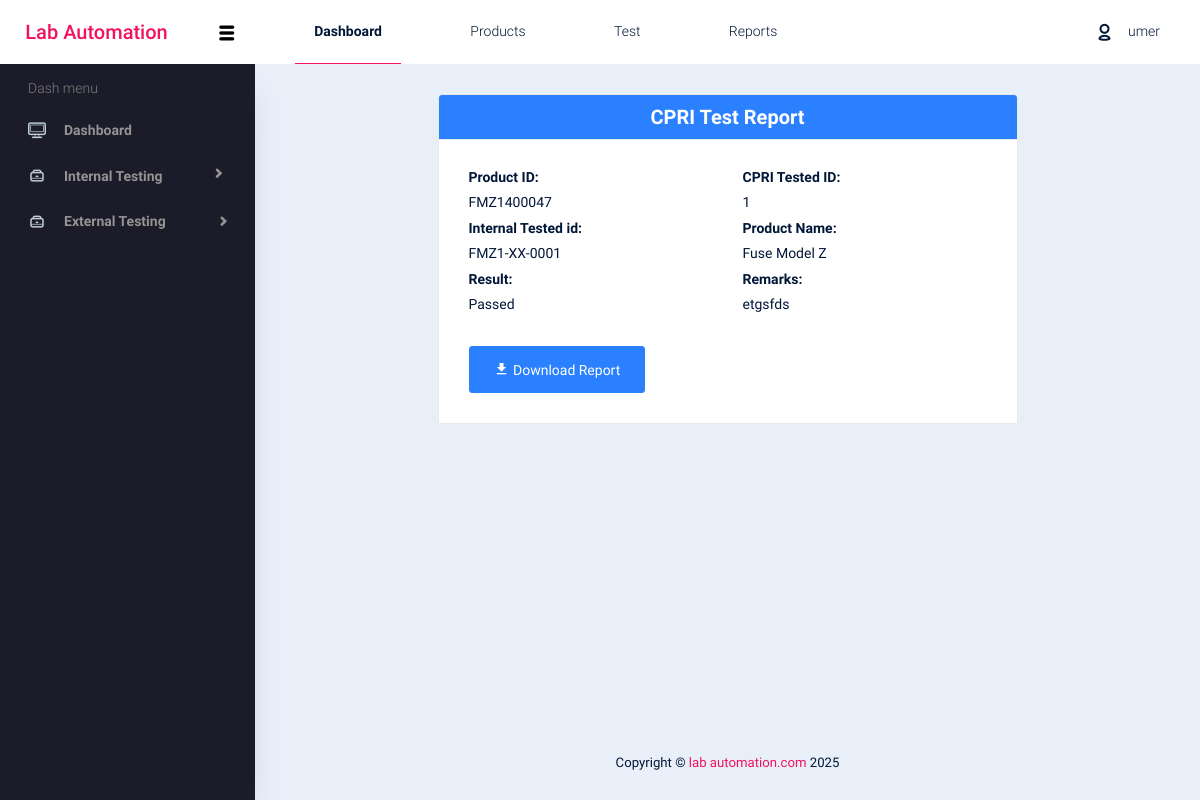
Screenshot of /cpri-test-report.php?prodid=2 (signed in) with the database file from the repository.
### tables this page shows
CREATE TABLE `products` (
  `id` int(11) NOT NULL,
  `product_id` char(10) DEFAULT NULL,
  `product_name` varchar(50) NOT NULL,
  `product_type_id` int(11) NOT NULL,
  `revision_code` char(2) NOT NULL,
  `manufacturing_number` char(5) NOT NULL,
  `manufactured_date` date NOT NULL,
  `created_at` timestamp NOT NULL DEFAULT current_timestamp(),
  `Uploaded_by` varchar(30) NOT NULL
);

CREATE TABLE `cpri_test_results` (
  `id` int(11) NOT NULL,
  `cpri_test_id` int(11) DEFAULT NULL,
  `test_date` date DEFAULT NULL,
  `status` enum('Passed','Failed') NOT NULL,
  `remarks` text DEFAULT NULL
);

CREATE TABLE `cpri_tests` (
  `id` int(11) NOT NULL,
  `product_id` varchar(10) DEFAULT NULL,
  `test_id` varchar(20) DEFAULT NULL,
  `sent_at` datetime DEFAULT current_timestamp(),
  `approved` enum('Pending','Approved','Rejected') DEFAULT 'Pending'
);

### cpri-test-report.php (the view, shortened to what this page needs)
<!DOCTYPE html>
<html lang="en">
<head>
    <link rel="stylesheet" href="vendors/typicons.font/font/typicons.css">
    <link rel="stylesheet" href="vendors/css/vendor.bundle.base.css">
    <link rel="stylesheet" href="css/vertical-layout-light/style.css">
    <link href="https://cdn.jsdelivr.net/npm/@mdi/font@7.2.96/css/materialdesignicons.min.css" rel="stylesheet">
</head>
<body>
    <div class="container-scroller">
        <?php include 'components/navBar.php'; ?>
        <div class="container-fluid page-body-wrapper">
            <?php include 'components/sideBar.php'; ?>
            <div class="main-panel">
                <div class="content-wrapper" style="display: flex; justify-content: center;">
                    <div class="row justify-content-center">
                        <div class="col-md-8">
                            <div class="card" id="htmlContent">
                                <div class="card-header bg-info text-white">
                                    <h3 class="text-center mb-0 font-weight-bold">CPRI Test Report</h3>
                                </div>
                                <?php
                                include "config.php";
                                $id = $_GET['prodid'];
                                $sql = "SELECT
                                    ctr.cpri_test_id,
                                    p.product_id,
                                    p.product_name,
                                    ct.test_id,
                                    ctr.status,
                                    ctr.remarks
                                    FROM
                                    products AS p
                                    INNER JOIN
                                    cpri_tests AS ct ON p.product_id = ct.product_id
                                    INNER JOIN
                                    cpri_test_results AS ctr ON ct.id = ctr.cpri_test_id
                                    WHERE ctr.id = {$id}";
                                $result = mysqli_query($connect, $sql);
                                if ($row = mysqli_fetch_assoc($result)) {
                                    ?>
                                    <div class="card-body">
                                        <div class="row">
                                            <div class="col-md-6">
                                                <h5 class="font-weight-bold">Product ID:</h5>
                                                <p><?= $row['product_id'] ?></p>
                                            </div>
                                            <div class="col-md-6">
                                                <h5 class="font-weight-bold">CPRI Tested ID:</h5>
                                                <p><?= $row['cpri_test_id'] ?></p>
                                            </div>
                                            <div class="col-md-6">
                                                <h5 class="font-weight-bold"> Internal Tested id:</h5>
                                                <p><?= $row['test_id'] ?></p>
                                            </div>
                                            <div class="col-md-6">
                                                <h5 class="font-weight-bold">Product Name:</h5>
                                                <p><?= $row['product_name'] ?></p>
                                            </div>
                                            <div class="col-md-6">
                                                <h5 class="font-weight-bold">Result:</h5>
                                                <p><?= $row['status'] ?></p>
                                            </div>
                                            <div class="col-md-6">
                                                <h5 class="font-weight-bold">Remarks:</h5>
                                                <p><?= $row['remarks'] ?></p>
                                            </div>
                                            <div class="col-md-12 mt-4">
                                                <button class="btn btn-info no-print" id="generatePDF">
                                                    <i class="mdi mdi-download"></i> Download Report
                                                </button>
                                            </div>
                                        </div>
                                    </div>
                                <?php } ?>
                            </div>
                        </div>
                    </div>
                </div>
                <?php include 'components/footer.php'; ?>
            </div>
        </div>
    </div>
</body>
</html>

### rows the page displays
products: product "FMZ1400047", cpri_test_results.cpri_test_id "1", cpri_tests.test_id "FMZ1-XX-0001", product_name "Fuse Model Z", cpri_test_results.status "Passed", cpri_test_results.remarks "etgsfds"

### other values shown
$_SESSION["first_name"] "umer"
